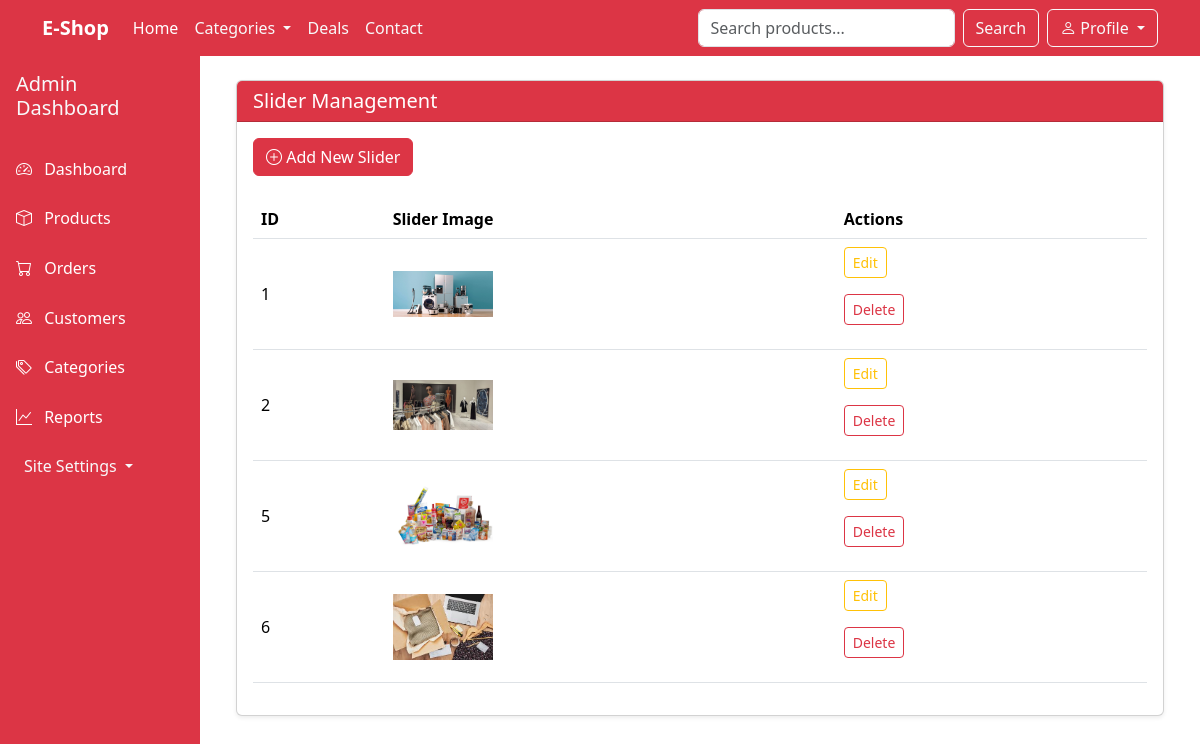
Page /admin_slider_images.php (signed in) on the earlier database version.
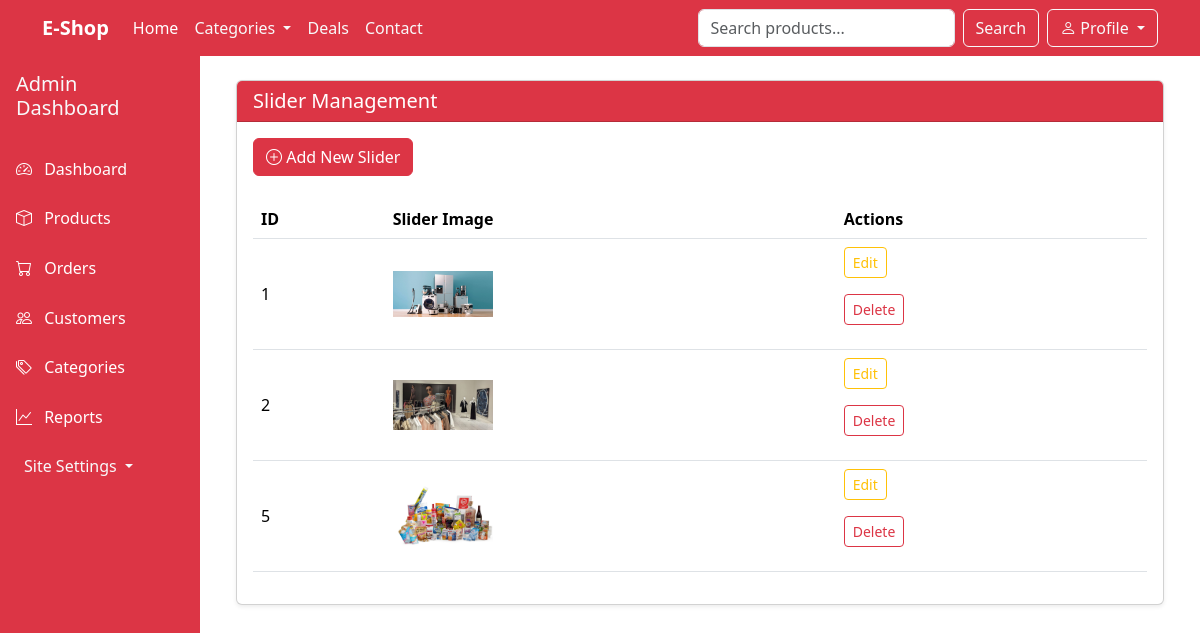
Same page on the later database version.
### tables this page shows
CREATE TABLE `slider` (
  `id` int NOT NULL,
  `slider_image` text NOT NULL
);

### admin_slider_images.php (the view, shortened to what this page needs)
<?php
include 'admin_header.php';
$folder_name = "images/slider_images/";
?>
<div class="container-fluid py-4">
    <div class="row">
        <div class="col-12">
            <div class="card shadow-sm">
                <div class="card-header bg-danger text-white">
                    <h5 class="mb-0">Slider Management</h5>
                </div>
                <div class="card-body">
                    <div class="mb-4">
                        <button class="btn btn-danger" data-bs-toggle="modal" data-bs-target="#addSliderModal">
                            <i class="bi bi-plus-circle"></i> Add New Slider
                        </button>
                    </div>
                    <div class="table-responsive">
                        <table class="table table-hover align-middle">
                            <thead>
                                <tr>
                                    <th>ID</th>
                                    <th>Slider Image</th>
                                    <th>Actions</th>
                                </tr>
                            </thead>
                            <tbody>
                                <?php
                                $select = "SELECT * FROM slider";
                                $table = mysqli_query($con, $select);
                                while ($row = $table->fetch_assoc()) {
                                ?>
                                    <tr class="align-middle">
                                        <td><?= $row['id'] ?></td>
                                        <td><img src="<?= $folder_name . $row['slider_image'] ?>" alt="Slider Image" width="100"></td>
                                        <td>
                                            <form method="post">
                                                <input type="submit" name="editSlider_form" class="btn btn-sm btn-outline-warning me-1" value="Edit">
                                            </form>
                                            <form method="post">
                                                <input type="submit" name="deleteSlider" class="btn btn-sm btn-outline-danger me-1" value="Delete">
                                            </form>
                                        </td>
                                    </tr>
                                <?php
                                }
                                ?>
                            </tbody>
                        </table>
                    </div>
                </div>
            </div>
        </div>
    </div>
</div>
<?php include 'admin_footer.php'; ?>

### admin_header.php (shortened to what this page needs)
<html>
<head>
    <link rel="stylesheet" href="https://cdn.jsdelivr.net/npm/bootstrap-icons@1.10.5/font/bootstrap-icons.css">
    <link href="css/bootstrap.min.css" rel="stylesheet">
    <link rel="stylesheet" href="css/style.css">
</head>
<body>
    <nav class="navbar navbar-expand-lg navbar-dark bg-danger sticky-top">
        <div class="container">
            <a class="navbar-brand fw-bold" href="index.php">E-Shop</a>
            <div class="collapse navbar-collapse" id="navbarNav">
                <ul class="navbar-nav me-auto mb-2 mb-lg-0">
                    <li class="nav-item">
                        <a class="nav-link active" aria-current="page" href="index.php">Home</a>
                    </li>
                    <li class="nav-item dropdown">
                        <a class="nav-link dropdown-toggle text-light" href="all_products.php" id="navbarDropdown"
                            role="button" data-bs-toggle="dropdown" aria-expanded="false">
                            Categories
                        </a>
                    </li>
                    <li class="nav-item">
                        <a class="nav-link text-light" href="deals.php">Deals</a>
                    </li>
                    <li class="nav-item">
                        <a class="nav-link text-light" href="contact.php">Contact</a>
                    </li>
                </ul>
                <form class="d-flex mb-2 mb-lg-0 mx-2" action="all_products.php">
                    <input class="form-control me-2" type="search" placeholder="Search products..." aria-label="Search">
                    <button class="btn btn-outline-light" type="submit">Search</button>
                </form>
                <div class="nav-item dropdown">
                    <a class="btn btn-outline-light dropdown-toggle" href="#" id="profileDropdown" role="button"
                        data-bs-toggle="dropdown" aria-expanded="false">
                        <i class="bi bi-person"></i> Profile
                    </a>
                </div>
            </div>
        </div>
    </nav>
    <div class="container-fluid">
        <div class="row">
            <div class="col-3 col-lg-2 px-0 sidebar d-none d-md-block">
                <div class="d-flex flex-column">
                    <div class="p-3">
                        <h5 class="text-light">Admin Dashboard</h5>
                    </div>
                    <ul class="nav flex-column">
                        <li class="nav-item">
                            <a class="nav-link" href="admin_dashboard.php">
                                <i class="bi bi-speedometer2"></i> Dashboard
                            </a>
                        </li>
                        <li class="nav-item">
                            <a class="nav-link" href="admin_products.php">
                                <i class="bi bi-box"></i> Products
                            </a>
                        </li>
                        <li class="nav-item">
                            <a class="nav-link" href="admin_orders.php">
                                <i class="bi bi-cart"></i> Orders
                            </a>
                        </li>
                        <li class="nav-item">
                            <a class="nav-link" href="admin_customers.php">
                                <i class="bi bi-people"></i> Customers
                            </a>
                        </li>
                        <li class="nav-item">
                            <a class="nav-link" href="admin_categories.php">
                                <i class="bi bi-tags"></i> Categories
                            </a>
                        </li>
                        <li class="nav-item">
                            <a class="nav-link" href="reports.php">
                                <i class="bi bi-graph-up"></i> Reports
                            </a>
                        </li>
                        <li class="nav-item">
                            <a class="nav-link text-light dropdown-toggle" href="#" id="settingsDropdown" role="button"
                                data-bs-toggle="dropdown" aria-expanded="false">
                                <i class="bi bi-box-arrow-right-right"></i> Site Settings </a>
                        </li>
                    </ul>
                </div>
            </div>
            <div class="col-12 col-md-9 col-lg-10 px-3 px-md-4">

### admin_footer.php (shortened to what this page needs)
</div>
            </div>
        </div>
</body>
</html>

### css/style.css (style rules this page uses)
.product-card, .product-card:hover, .product-img, .product-card:hover .product-img, .product-title, .form-select, .form-select:hover, .form-select option:hover, .form-select option, .form-select option:checked, .form-select option:focus, .card-img-top, .card-img-container, .wishlist-icon, .reset-card, .reset-card:hover, .form-control:focus, .btn-outline-danger, .btn-outline-danger:hover { transition: transform 0.3s ease, box-shadow 0.3s ease, border-color 0.3s ease, background-color 0.3s ease, color 0.3s ease, all 0.3s ease; cursor: pointer; }
.btn-danger { transition: all 0.3s ease; }
.btn-outline-danger { transition: all 0.3s ease; }

### admin_header.php (style rules this page uses)
.sidebar { min-height: 100vh; background-color: #dc3545; transition: all 0.3s; }
.sidebar .nav-link { color: #fff; padding: 0.8rem 1rem; transition: all 0.3s; position: relative; overflow: hidden; }
.sidebar .nav-link:before { content: ''; position: absolute; bottom: 0; left: 0; width: 0; height: 2px; background-color: #fff; transition: width 0.3s ease; }
.sidebar .nav-link i { margin-right: 0.5rem; }

Differences in the rows shown:
removed slider: id "6", slider_image (picture)
